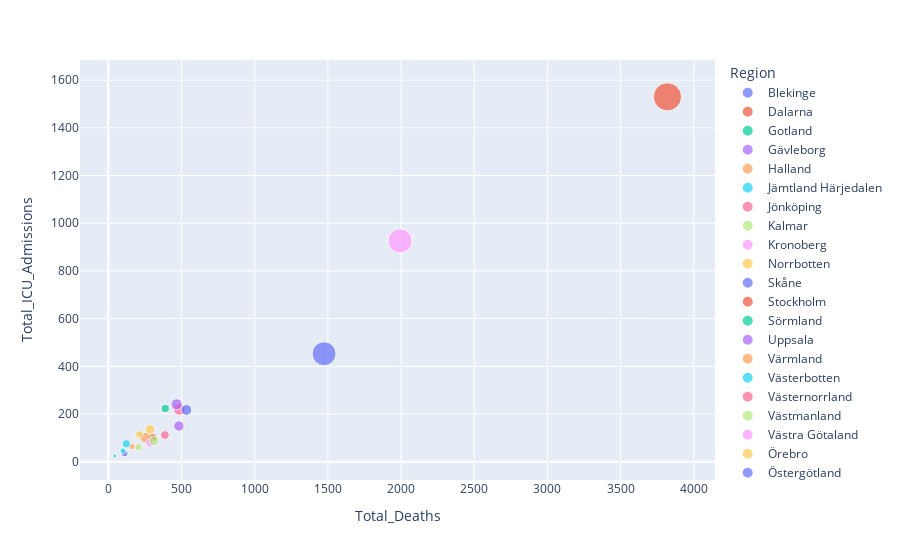

Here is the notebook cell this chart was saved with:
### Code cell
import pandas as pd
import plotly.express as px

df = pd.read_csv("Regional_Totals_Data.csv", encoding="UTF-8", header=0)

fig = px.scatter(df, x="Total_Deaths", y="Total_ICU_Admissions", color="Region", size="Total_Cases")

fig.show()

### Figure 1 — Plotly figure (JSON) as saved in the notebook; plotly's stock layout.template omitted (floating-point values rounded to 4 significant figures)
{"data": [{"hovertemplate": "Region=Blekinge<br>Total_Deaths=%{x}<br>Total_ICU_Admissions=%{y}<br>Total_Cases=%{marker.size}<extra></extra>", "legendgroup": "Blekinge", "marker": {"color": "#636efa", "size": [7646], "sizemode": "area", "sizeref": 361.3, "symbol": "circle"}, "mode": "markers", "name": "Blekinge", "orientation": "v", "showlegend": true, "type": "scatter", "x": [112], "xaxis": "x", "y": [34], "yaxis": "y"}, {"hovertemplate": "Region=Dalarna<br>Total_Deaths=%{x}<br>Total_ICU_Admissions=%{y}<br>Total_Cases=%{marker.size}<extra></extra>", "legendgroup": "Dalarna", "marker": {"color": "#EF553B", "size": [13942], "sizemode": "area", "sizeref": 361.3, "symbol": "circle"}, "mode": "markers", "name": "Dalarna", "orientation": "v", "showlegend": true, "type": "scatter", "x": [302], "xaxis": "x", "y": [101], "yaxis": "y"}, {"hovertemplate": "Region=Gotland<br>Total_Deaths=%{x}<br>Total_ICU_Admissions=%{y}<br>Total_Cases=%{marker.size}<extra></extra>", "legendgroup": "Gotland", "marker": {"color": "#00cc96", "size": [2650], "sizemode": "area", "sizeref": 361.3, "symbol": "circle"}, "mode": "markers", "name": "Gotland", "orientation": "v", "showlegend": true, "type": "scatter", "x": [44], "xaxis": "x", "y": [24], "yaxis": "y"}, {"hovertemplate": "Region=Gävleborg<br>Total_Deaths=%{x}<br>Total_ICU_Admissions=%{y}<br>Total_Cases=%{marker.size}<extra></extra>", "legendgroup": "Gävleborg", "marker": {"color": "#ab63fa", "size": [19426], "sizemode": "area", "sizeref": 361.3, "symbol": "circle"}, "mode": "markers", "name": "Gävleborg", "orientation": "v", "showlegend": true, "type": "scatter", "x": [482], "xaxis": "x", "y": [150], "yaxis": "y"}, {"hovertemplate": "Region=Halland<br>Total_Deaths=%{x}<br>Total_ICU_Admissions=%{y}<br>Total_Cases=%{marker.size}<extra></extra>", "legendgroup": "Halland", "marker": {"color": "#FFA15A", "size": [21052], "sizemode": "area", "sizeref": 361.3, "symbol": "circle"}, "mode": "markers", "name": "Halland", "orientation": "v", "showlegend": true, "type": "scatter", "x": [254], "xaxis": "x", "y": [101], "yaxis": "y"}, {"hovertemplate": "Region=Jämtland Härjedalen<br>Total_Deaths=%{x}<br>Total_ICU_Admissions=%{y}<br>Total_Cases=%{marker.size}<extra></extra>", "legendgroup": "Jämtland Härjedalen", "marker": {"color": "#19d3f3", "size": [6249], "sizemode": "area", "sizeref": 361.3, "symbol": "circle"}, "mode": "markers", "name": "Jämtland Härjedalen", "orientation": "v", "showlegend": true, "type": "scatter", "x": [100], "xaxis": "x", "y": [46], "yaxis": "y"}, {"hovertemplate": "Region=Jönköping<br>Total_Deaths=%{x}<br>Total_ICU_Admissions=%{y}<br>Total_Cases=%{marker.size}<extra></extra>", "legendgroup": "Jönköping", "marker": {"color": "#FF6692", "size": [24236], "sizemode": "area", "sizeref": 361.3, "symbol": "circle"}, "mode": "markers", "name": "Jönköping", "orientation": "v", "showlegend": true, "type": "scatter", "x": [486], "xaxis": "x", "y": [219], "yaxis": "y"}, {"hovertemplate": "Region=Kalmar<br>Total_Deaths=%{x}<br>Total_ICU_Admissions=%{y}<br>Total_Cases=%{marker.size}<extra></extra>", "legendgroup": "Kalmar", "marker": {"color": "#B6E880", "size": [10391], "sizemode": "area", "sizeref": 361.3, "symbol": "circle"}, "mode": "markers", "name": "Kalmar", "orientation": "v", "showlegend": true, "type": "scatter", "x": [207], "xaxis": "x", "y": [61], "yaxis": "y"}, {"hovertemplate": "Region=Kronoberg<br>Total_Deaths=%{x}<br>Total_ICU_Admissions=%{y}<br>Total_Cases=%{marker.size}<extra></extra>", "legendgroup": "Kronoberg", "marker": {"color": "#FF97FF", "size": [13080], "sizemode": "area", "sizeref": 361.3, "symbol": "circle"}, "mode": "markers", "name": "Kronoberg", "orientation": "v", "showlegend": true, "type": "scatter", "x": [284], "xaxis": "x", "y": [79], "yaxis": "y"}, {"hovertemplate": "Region=Norrbotten<br>Total_Deaths=%{x}<br>Total_ICU_Admissions=%{y}<br>Total_Cases=%{marker.size}<extra></extra>", "legendgroup": "Norrbotten", "marker": {"color": "#FECB52", "size": [10977], "sizemode": "area", "sizeref": 361.3, "symbol": "circle"}, "mode": "markers", "name": "Norrbotten", "orientation": "v", "showlegend": true, "type": "scatter", "x": [212], "xaxis": "x", "y": [114], "yaxis": "y"}, {"hovertemplate": "Region=Skåne<br>Total_Deaths=%{x}<br>Total_ICU_Admissions=%{y}<br>Total_Cases=%{marker.size}<extra></extra>", "legendgroup": "Skåne", "marker": {"color": "#636efa", "size": [103958], "sizemode": "area", "sizeref": 361.3, "symbol": "circle"}, "mode": "markers", "name": "Skåne", "orientation": "v", "showlegend": true, "type": "scatter", "x": [1474], "xaxis": "x", "y": [453], "yaxis": "y"}, {"hovertemplate": "Region=Stockholm<br>Total_Deaths=%{x}<br>Total_ICU_Admissions=%{y}<br>Total_Cases=%{marker.size}<extra></extra>", "legendgroup": "Stockholm", "marker": {"color": "#EF553B", "size": [144522], "sizemode": "area", "sizeref": 361.3, "symbol": "circle"}, "mode": "markers", "name": "Stockholm", "orientation": "v", "showlegend": true, "type": "scatter", "x": [3820], "xaxis": "x", "y": [1530], "yaxis": "y"}, {"hovertemplate": "Region=Sörmland<br>Total_Deaths=%{x}<br>Total_ICU_Admissions=%{y}<br>Total_Cases=%{marker.size}<extra></extra>", "legendgroup": "Sörmland", "marker": {"color": "#00cc96", "size": [12214], "sizemode": "area", "sizeref": 361.3, "symbol": "circle"}, "mode": "markers", "name": "Sörmland", "orientation": "v", "showlegend": true, "type": "scatter", "x": [389], "xaxis": "x", "y": [223], "yaxis": "y"}, {"hovertemplate": "Region=Uppsala<br>Total_Deaths=%{x}<br>Total_ICU_Admissions=%{y}<br>Total_Cases=%{marker.size}<extra></extra>", "legendgroup": "Uppsala", "marker": {"color": "#ab63fa", "size": [22684], "sizemode": "area", "sizeref": 361.3, "symbol": "circle"}, "mode": "markers", "name": "Uppsala", "orientation": "v", "showlegend": true, "type": "scatter", "x": [467], "xaxis": "x", "y": [241], "yaxis": "y"}, {"hovertemplate": "Region=Värmland<br>Total_Deaths=%{x}<br>Total_ICU_Admissions=%{y}<br>Total_Cases=%{marker.size}<extra></extra>", "legendgroup": "Värmland", "marker": {"color": "#FFA15A", "size": [8320], "sizemode": "area", "sizeref": 361.3, "symbol": "circle"}, "mode": "markers", "name": "Värmland", "orientation": "v", "showlegend": true, "type": "scatter", "x": [162], "xaxis": "x", "y": [64], "yaxis": "y"}, {"hovertemplate": "Region=Västerbotten<br>Total_Deaths=%{x}<br>Total_ICU_Admissions=%{y}<br>Total_Cases=%{marker.size}<extra></extra>", "legendgroup": "Västerbotten", "marker": {"color": "#19d3f3", "size": [11957], "sizemode": "area", "sizeref": 361.3, "symbol": "circle"}, "mode": "markers", "name": "Västerbotten", "orientation": "v", "showlegend": true, "type": "scatter", "x": [123], "xaxis": "x", "y": [75], "yaxis": "y"}, {"hovertemplate": "Region=Västernorrland<br>Total_Deaths=%{x}<br>Total_ICU_Admissions=%{y}<br>Total_Cases=%{marker.size}<extra></extra>", "legendgroup": "Västernorrland", "marker": {"color": "#FF6692", "size": [14034], "sizemode": "area", "sizeref": 361.3, "symbol": "circle"}, "mode": "markers", "name": "Västernorrland", "orientation": "v", "showlegend": true, "type": "scatter", "x": [387], "xaxis": "x", "y": [112], "yaxis": "y"}, {"hovertemplate": "Region=Västmanland<br>Total_Deaths=%{x}<br>Total_ICU_Admissions=%{y}<br>Total_Cases=%{marker.size}<extra></extra>", "legendgroup": "Västmanland", "marker": {"color": "#B6E880", "size": [17408], "sizemode": "area", "sizeref": 361.3, "symbol": "circle"}, "mode": "markers", "name": "Västmanland", "orientation": "v", "showlegend": true, "type": "scatter", "x": [311], "xaxis": "x", "y": [88], "yaxis": "y"}, {"hovertemplate": "Region=Västra Götaland<br>Total_Deaths=%{x}<br>Total_ICU_Admissions=%{y}<br>Total_Cases=%{marker.size}<extra></extra>", "legendgroup": "Västra Götaland", "marker": {"color": "#FF97FF", "size": [105596], "sizemode": "area", "sizeref": 361.3, "symbol": "circle"}, "mode": "markers", "name": "Västra Götaland", "orientation": "v", "showlegend": true, "type": "scatter", "x": [1993], "xaxis": "x", "y": [926], "yaxis": "y"}, {"hovertemplate": "Region=Örebro<br>Total_Deaths=%{x}<br>Total_ICU_Admissions=%{y}<br>Total_Cases=%{marker.size}<extra></extra>", "legendgroup": "Örebro", "marker": {"color": "#FECB52", "size": [16934], "sizemode": "area", "sizeref": 361.3, "symbol": "circle"}, "mode": "markers", "name": "Örebro", "orientation": "v", "showlegend": true, "type": "scatter", "x": [285], "xaxis": "x", "y": [135], "yaxis": "y"}, {"hovertemplate": "Region=Östergötland<br>Total_Deaths=%{x}<br>Total_ICU_Admissions=%{y}<br>Total_Cases=%{marker.size}<extra></extra>", "legendgroup": "Östergötland", "marker": {"color": "#636efa", "size": [21135], "sizemode": "area", "sizeref": 361.3, "symbol": "circle"}, "mode": "markers", "name": "Östergötland", "orientation": "v", "showlegend": true, "type": "scatter", "x": [534], "xaxis": "x", "y": [217], "yaxis": "y"}], "layout": {"legend": {"itemsizing": "constant", "title": {"text": "Region"}, "tracegroupgap": 0}, "margin": {"t": 60}, "xaxis": {"anchor": "y", "domain": [0, 1], "title": {"text": "Total_Deaths"}}, "yaxis": {"anchor": "x", "domain": [0, 1], "title": {"text": "Total_ICU_Admissions"}}}}
